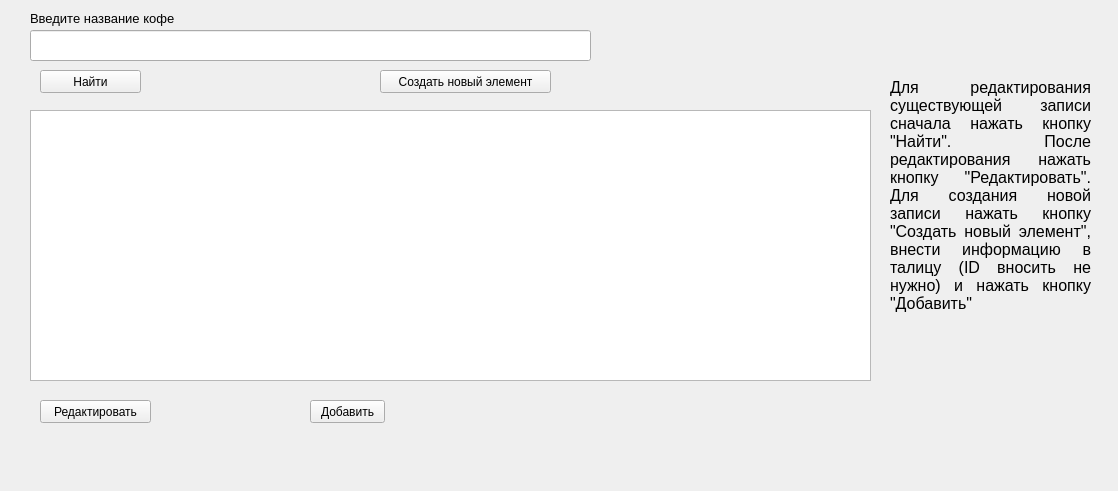
<?xml version="1.0" encoding="UTF-8"?>
<ui version="4.0">
 <class>Form</class>
 <widget class="QWidget" name="Form">
  <property name="geometry">
   <rect>
    <x>0</x>
    <y>0</y>
    <width>1118</width>
    <height>491</height>
   </rect>
  </property>
  <property name="windowTitle">
   <string>Редактирование БД</string>
  </property>
  <widget class="QLabel" name="label">
   <property name="geometry">
    <rect>
     <x>30</x>
     <y>10</y>
     <width>151</width>
     <height>16</height>
    </rect>
   </property>
   <property name="font">
    <font>
     <pointsize>10</pointsize>
    </font>
   </property>
   <property name="text">
    <string>Введите название кофе</string>
   </property>
  </widget>
  <widget class="QPushButton" name="editButton">
   <property name="geometry">
    <rect>
     <x>40</x>
     <y>70</y>
     <width>101</width>
     <height>23</height>
    </rect>
   </property>
   <property name="text">
    <string>Найти</string>
   </property>
  </widget>
  <widget class="QPushButton" name="pushButton_2">
   <property name="geometry">
    <rect>
     <x>40</x>
     <y>400</y>
     <width>111</width>
     <height>23</height>
    </rect>
   </property>
   <property name="text">
    <string>Редактировать</string>
   </property>
  </widget>
  <widget class="QTableWidget" name="tableWidget">
   <property name="geometry">
    <rect>
     <x>30</x>
     <y>110</y>
     <width>841</width>
     <height>271</height>
    </rect>
   </property>
  </widget>
  <widget class="QLineEdit" name="textEdit">
   <property name="geometry">
    <rect>
     <x>30</x>
     <y>30</y>
     <width>561</width>
     <height>31</height>
    </rect>
   </property>
   <property name="font">
    <font>
     <pointsize>12</pointsize>
    </font>
   </property>
  </widget>
  <widget class="QPushButton" name="pushButton_3">
   <property name="geometry">
    <rect>
     <x>380</x>
     <y>70</y>
     <width>171</width>
     <height>23</height>
    </rect>
   </property>
   <property name="text">
    <string>Создать новый элемент</string>
   </property>
  </widget>
  <widget class="QPushButton" name="pushButton_4">
   <property name="geometry">
    <rect>
     <x>310</x>
     <y>400</y>
     <width>75</width>
     <height>23</height>
    </rect>
   </property>
   <property name="text">
    <string>Добавить</string>
   </property>
  </widget>
  <widget class="QLabel" name="label_2">
   <property name="geometry">
    <rect>
     <x>890</x>
     <y>30</y>
     <width>201</width>
     <height>331</height>
    </rect>
   </property>
   <property name="font">
    <font>
     <pointsize>12</pointsize>
     <strikeout>false</strikeout>
    </font>
   </property>
   <property name="tabletTracking">
    <bool>false</bool>
   </property>
   <property name="text">
    <string>Для редактирования существующей записи сначала нажать кнопку &quot;Найти&quot;.  После редактирования нажать кнопку &quot;Редактировать&quot;. Для создания новой записи нажать кнопку  &quot;Создать новый элемент&quot;, внести информацию в талицу (ID вносить не нужно) и нажать кнопку &quot;Добавить&quot;</string>
   </property>
   <property name="textFormat">
    <enum>Qt::RichText</enum>
   </property>
   <property name="alignment">
    <set>Qt::AlignJustify|Qt::AlignVCenter</set>
   </property>
   <property name="wordWrap">
    <bool>true</bool>
   </property>
  </widget>
 </widget>
 <resources/>
 <connections/>
</ui>
